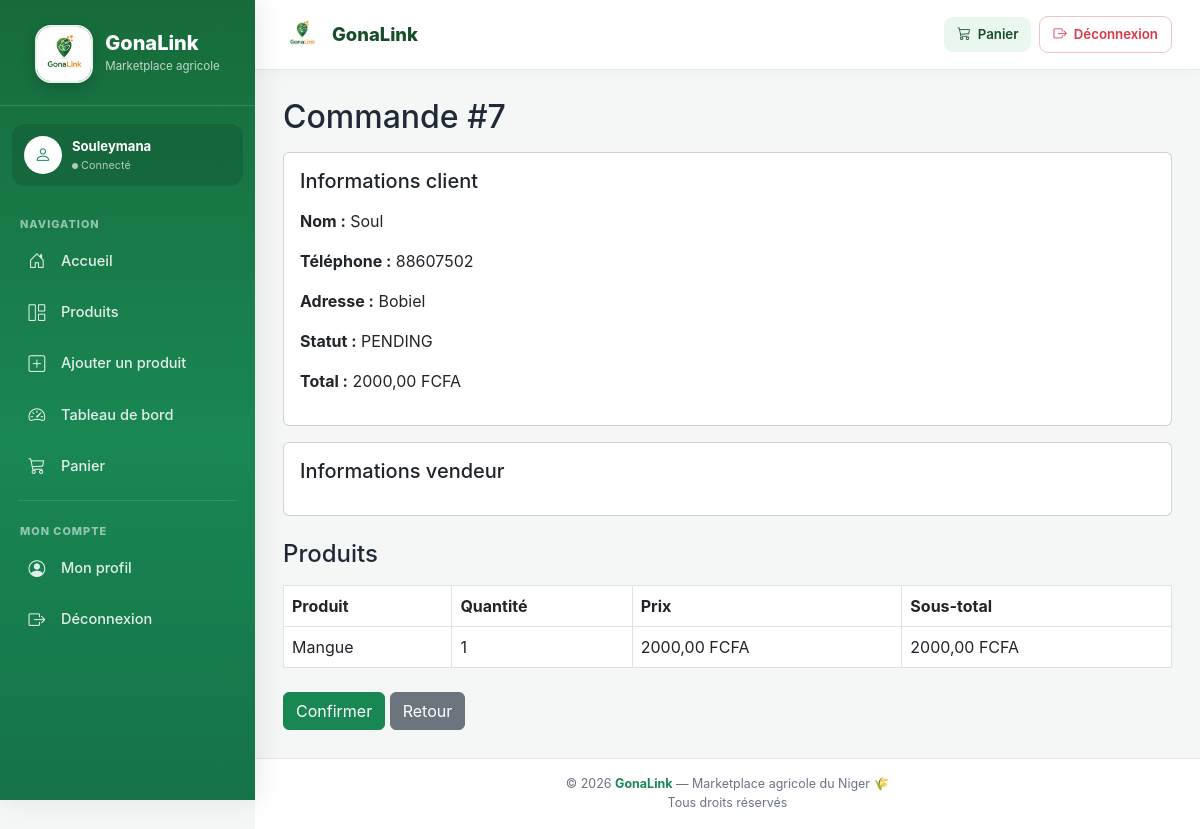
Page /orders/orders/7/ (signed in) on the committed database.
### accounts/models.py (models this page shows, shortened)
class User(AbstractUser):
    ROLE_CHOICES = (
        ('VENDEUR', 'Vendeur'),
        ('ADMIN', 'Admin'),
    )
    role = models.CharField(max_length=20,choices=ROLE_CHOICES,default="VENDEUR")
    phone = models.CharField(max_length=20,blank=True)
    address = models.TextField(blank=True)

### orders/models.py (models this page shows, shortened)
class Order(models.Model):
    STATUS = [
        ('pending', 'En attente'),
        ('confirmed', 'Confirmée'),
        ('shipped', 'Expédiée'),
        ('delivered', 'Livrée'),
        ('cancelled', 'Annulée'),
    ]
    invoice_number = models.CharField(
        max_length=20,
        unique=True,
        blank=True,
        null=True
    )
    name = models.CharField(
        max_length=150
    )
    phone = models.CharField(
        max_length=30
    )
    address = models.CharField(
        max_length=255
    )
    total = models.DecimalField(
        max_digits=10,
        decimal_places=2,
        default=0
    )
    status = models.CharField(
        max_length=20,
        choices=STATUS,
        default='pending'
    )
    created_at = models.DateTimeField(
        auto_now_add=True
    )

class OrderItem(models.Model):
    order = models.ForeignKey(Order,
        on_delete=models.CASCADE,
        related_name="items"
    )
    product = models.ForeignKey(Product,on_delete=models.PROTECT)
    seller = models.ForeignKey(settings.AUTH_USER_MODEL,on_delete=models.CASCADE,related_name="sales", null=True,blank=True)
    price = models.DecimalField(max_digits=10,decimal_places=2)
    quantity = models.PositiveIntegerField()
    def subtotal(self):
        return self.price * self.quantity

### products/models.py (models this page shows, shortened)
class Product(models.Model):
    UNIT = [
        ("kg", "Kg"),
        ("sac", "Sac"),
        ("piece", "Pièce"),
    ]
    CATEGORY = [
        ("legume", "Légumes"),
        ("fruit", "Fruits"),
        ("cereale", "Céréales"),
        ("forestiers", "Produits forestiers"),
    ]
    seller = models.ForeignKey(
        User,
        on_delete=models.CASCADE,
        null=True,
        blank=True,
        related_name="products",
    )
    category = models.CharField(
        max_length=20,
        choices=CATEGORY,
    )
    name = models.CharField(
        max_length=200,
    )
    slug = models.SlugField(
        max_length=220,
        unique=True,
        blank=True,
    )
    description = models.TextField(
        blank=True,
    )
    origin = models.CharField(
        max_length=100,
        blank=True,
        verbose_name="Provenance",
    )
    price = models.DecimalField(
        max_digits=10,
        decimal_places=2,
    )
    stock = models.PositiveIntegerField(
        default=0,
    )
    unit = models.CharField(
        max_length=10,
        choices=UNIT,
        default="kg",
    )
    image = models.ImageField(
        upload_to="products/",
    )
    available = models.BooleanField(
        default=True,
    )
    created_at = models.DateTimeField(
        auto_now_add=True,
    )
    updated_at = models.DateTimeField(
        auto_now=True,
    )

### orders/views.py (the view)
# urls.py: path("orders/<int:id>/",views.order_detail,name="order_detail"),
def order_detail(request,id):
    order = get_object_or_404(
        Order,
        id=id
    )
    return render(
        request,
        "orders/order_detail.html",
        {
        "order":order
        }
    )

### templates/orders/order_detail.html (shortened to what this page needs)
{% extends 'base.html' %}
{% block content %}
<h2>Commande #{{ order.id }}</h2>
<div class="card p-3 mt-3">
    <h5 class="mb-3">
        Informations client
    </h5>
    <p>
        <strong>Nom :</strong>
        {{ order.name }}
    </p>
    <p>
        <strong>Téléphone :</strong>
        {{ order.phone }}
    </p>
    <p>
        <strong>Adresse :</strong>
        {{ order.address }}
    </p>
    <p>
        <strong>Statut :</strong>
        {{ order.get_status_display }}
    </p>
    <p>
        <strong>Total :</strong>
        {{ order.total }} FCFA
    </p>
</div>
<div class="card p-3 mt-3">
    <h5 class="mb-3">
        Informations vendeur
    </h5>
</div>
<h4 class="mt-4">
    Produits
</h4>
<table class="table table-bordered mt-3">
    <thead>
        <tr>
            <th>Produit</th>
            <th>Quantité</th>
            <th>Prix</th>
            <th>Sous-total</th>
        </tr>
    </thead>
    <tbody>
        {% for item in order.items.all %}
        <tr>
            <td>
                {{ item.product.name }}
            </td>
            <td>
                {{ item.quantity }}
            </td>
            <td>
                {{ item.price }} FCFA
            </td>
            <td>
                {{ item.subtotal }} FCFA
            </td>
        </tr>
        {% empty %}
        <tr>
            <td colspan="4" class="text-center text-muted">
                Aucun produit dans cette commande.
            </td>
        </tr>
        {% endfor %}
    </tbody>
</table>
<div class="mt-4">
    <a
        href="{% url 'confirm_order' order.id %}"
        class="btn btn-success"
    >
        Confirmer
    </a>
    <a
        href="{% url 'order_list' %}"
        class="btn btn-secondary"
    >
        Retour
    </a>
</div>
{% endblock %}

### templates/base.html (shortened to what this page needs)
{% load static %}
<!DOCTYPE html>
<html lang="fr">
<head>
    <link
        href="https://cdn.jsdelivr.net/npm/bootstrap@5.3.0/dist/css/bootstrap.min.css"
        rel="stylesheet">
    <link
        href="https://cdn.jsdelivr.net/npm/bootstrap-icons/font/bootstrap-icons.css"
        rel="stylesheet">
</head>
<body class="{% if user.is_authenticated %}authenticated{% endif %}">
{% if user.is_authenticated %}
<aside class="sidebar" id="sidebar">
    <div class="logo-container">
        <div class="logo-wrapper">
            <img
                src="{% static 'images/logo.jpeg' %}"
                class="logo"
                alt="Logo GonaLink">
            <div class="logo-text">
                <div class="logo-title">
                    GonaLink
                </div>
                <div class="logo-subtitle">
                    Marketplace agricole
                </div>
            </div>
        </div>
    </div>
    <div class="sidebar-user">
        <div class="user-avatar">
            <i class="bi bi-person"></i>
        </div>
        <div class="user-info">
            <div class="user-name">
                {{ user.username }}
            </div>
            <div class="user-status">
                <i class="bi bi-circle-fill"
                   style="font-size:6px;"></i>
                Connecté
            </div>
        </div>
    </div>
    <div class="sidebar-section">
        Navigation
    </div>
    <div class="sidebar-menu">
        <a
            href="{% url 'home' %}"
            class="menu-link">
            <i class="bi bi-house-door"></i>
            <span>Accueil</span>
        </a>
        <a
            href="{% url 'product_list' %}"
            class="menu-link">
            <i class="bi bi-grid-1x2"></i>
            <span>Produits</span>
        </a>
        <a
            href="{% url 'product_create' %}"
            class="menu-link">
            <i class="bi bi-plus-square"></i>
            <span>Ajouter un produit</span>
        </a>
        <a
            href="{% url 'dashboard' %}"
            class="menu-link">
            <i class="bi bi-speedometer2"></i>
            <span>Tableau de bord</span>
        </a>
        <a
            href="{% url 'cart' %}"
            class="menu-link">
            <i class="bi bi-cart3"></i>
            <span>Panier</span>
        </a>
    </div>
    <div class="sidebar-divider"></div>
    <div class="sidebar-section">
        Mon compte
    </div>
    <div class="sidebar-menu">
        <a
            href="{% url 'profile' %}"
            class="menu-link">
            <i class="bi bi-person-circle"></i>
            <span>Mon profil</span>
        </a>
        <a
            href="{% url 'logout' %}"
            class="menu-link">
            <i class="bi bi-box-arrow-right"></i>
            <span>Déconnexion</span>
        </a>
    </div>
</aside>
{% endif %}
<div class="main-wrapper">
    <nav class="top-navbar">
        <a
            class="navbar-brand-custom"
            href="{% url 'home' %}">
            <img
                src="{% static 'images/logo.jpeg' %}"
                alt="Logo GonaLink">
            <span>
                GonaLink
            </span>
        </a>
        {% if user.is_authenticated %}
            <a
                href="{% url 'cart' %}"
                class="nav-action nav-cart me-2">
                <i class="bi bi-cart3"></i>
                <span>
                    Panier
                </span>
            </a>
            <a
                href="{% url 'logout' %}"
                class="nav-action nav-logout">
                <i class="bi bi-box-arrow-right"></i>
                <span>
                    Déconnexion
                </span>
            </a>
        {% endif %}
    </nav>
    <main class="content">
        {% block content %}
        {% endblock %}
    </main>
    <footer class="footer">
        © 2026
        <strong>GonaLink</strong>
        — Marketplace agricole du Niger 🌾
        <br>
        <span>
            Tous droits réservés
        </span>
    </footer>
</div>
</body>
</html>

### templates/base.html (style rules this page uses)
:root { --green-dark: #174d2a; --green: #198754; --green-light: #eaf7ef; --orange: #f28c28; --orange-dark: #dc7417; --sidebar-width: 255px; --background: #f5f7f6; --text-dark: #1f2937; --text-muted: #6b7280; --border: #e5e7eb; --white: #ffffff; }
* { box-sizing: border-box; }
html, body { margin: 0; padding: 0; min-height: 100%; font-family: "Inter", "Segoe UI", Roboto, Arial, sans-serif; background: var(--background); color: var(--text-dark); }
body { overflow-x: hidden; }
a { text-decoration: none; }
.sidebar { position: fixed; top: 0; left: 0; width: var(--sidebar-width); height: 100vh; background: linear-gradient( 180deg, #176b3a 0%, #198754 55%, #157347 100% ); color: white; z-index: 1100; overflow-y: auto; box-shadow: 5px 0 25px rgba(0,0,0,.08); transition: transform .3s ease; }
.logo-container { padding: 25px 18px 22px; border-bottom: 1px solid rgba(255,255,255,.15); margin-bottom: 12px; }
.logo-wrapper { display: flex; align-items: center; justify-content: center; gap: 12px; }
.logo { width: 58px; height: 58px; object-fit: cover; border-radius: 16px; border: 2px solid rgba(255,255,255,.9); box-shadow: 0 5px 15px rgba(0,0,0,.18); }
.logo-text { display: flex; flex-direction: column; }
.logo-title { font-size: 1.25rem; font-weight: 800; color: white; line-height: 1.1; }
.logo-subtitle { font-size: .72rem; color: rgba(255,255,255,.72); margin-top: 4px; }
.sidebar-section { padding: 12px 20px 6px; color: rgba(255,255,255,.55); font-size: .68rem; font-weight: 800; text-transform: uppercase; letter-spacing: 1px; }
.sidebar-menu { padding: 0 12px; }
.sidebar a.menu-link { display: flex; align-items: center; gap: 13px; color: rgba(255,255,255,.88); padding: 11px 14px; margin-bottom: 4px; border-radius: 10px; font-size: .91rem; font-weight: 500; transition: all .2s ease; }
.sidebar a.menu-link i { width: 22px; text-align: center; font-size: 1.05rem; }
.sidebar-user { margin: 18px 12px; padding: 12px; border-radius: 13px; background: rgba(0,0,0,.12); display: flex; align-items: center; gap: 10px; }
.user-avatar { width: 38px; height: 38px; border-radius: 50%; background: white; color: var(--green); display: flex; align-items: center; justify-content: center; font-size: 1.05rem; font-weight: 800; }
.user-info { min-width: 0; }
.user-name { color: white; font-size: .82rem; font-weight: 700; white-space: nowrap; overflow: hidden; text-overflow: ellipsis; }
.user-status { color: rgba(255,255,255,.65); font-size: .68rem; }
.sidebar-divider { height: 1px; background: rgba(255,255,255,.12); margin: 10px 18px; }
body.authenticated .main-wrapper { margin-left: var(--sidebar-width); }
.main-wrapper { min-height: 100vh; display: flex; flex-direction: column; }
.top-navbar { height: 70px; background: rgba(255,255,255,.96); backdrop-filter: blur(12px); border-bottom: 1px solid var(--border); display: flex; align-items: center; padding: 0 28px; position: sticky; top: 0; z-index: 1000; box-shadow: 0 2px 15px rgba(0,0,0,.03); }
.navbar-brand-custom { display: flex; align-items: center; gap: 10px; color: var(--green-dark); font-weight: 800; font-size: 1.15rem; }
.navbar-brand-custom img { width: 39px; height: 39px; border-radius: 11px; object-fit: cover; }
.nav-action { display: inline-flex; align-items: center; gap: 7px; padding: 8px 13px; border-radius: 9px; font-size: .83rem; font-weight: 600; transition: .2s; }
.nav-cart { color: var(--green-dark); background: var(--green-light); }
.nav-logout { color: #dc3545; border: 1px solid #f1c2c7; }
.content { flex: 1; padding: 28px; width: 100%; }
.footer { margin-top: auto; background: white; border-top: 1px solid var(--border); color: var(--text-muted); text-align: center; padding: 16px 20px; font-size: .78rem; }
.footer strong { color: var(--green); }

### rows in the picture
User: username "Souleymana"
Order: id "7", name "Soul", phone "88607502", address "Bobiel", status "PENDING", total "2000,00"
OrderItem: product.name "Mangue", quantity "1", price "2000,00", subtotal "2000,00"
